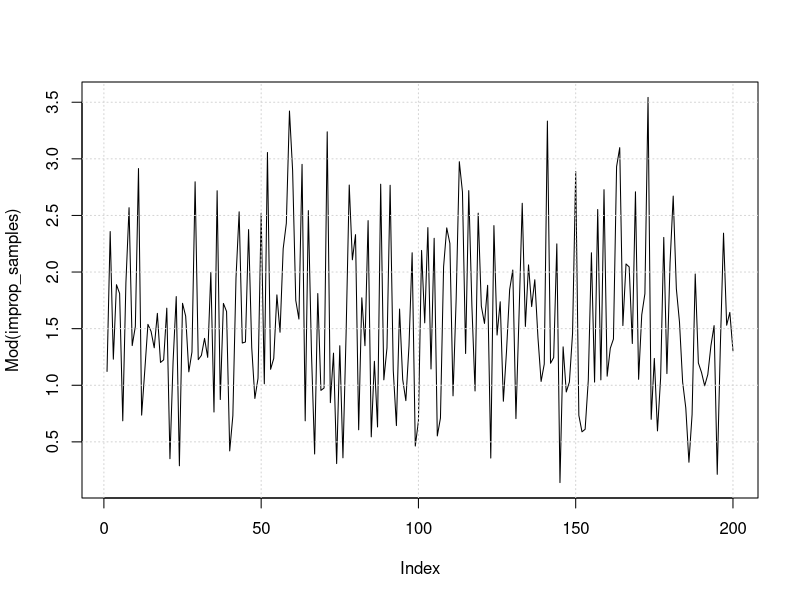
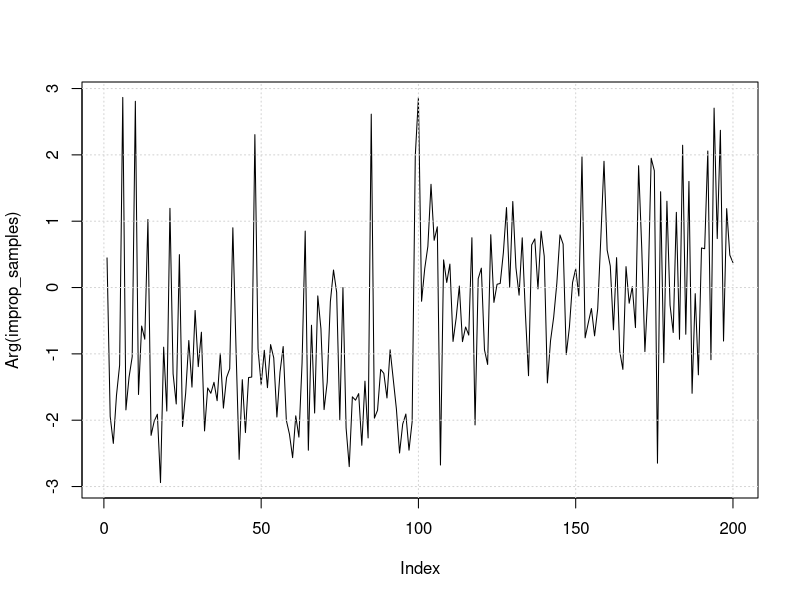
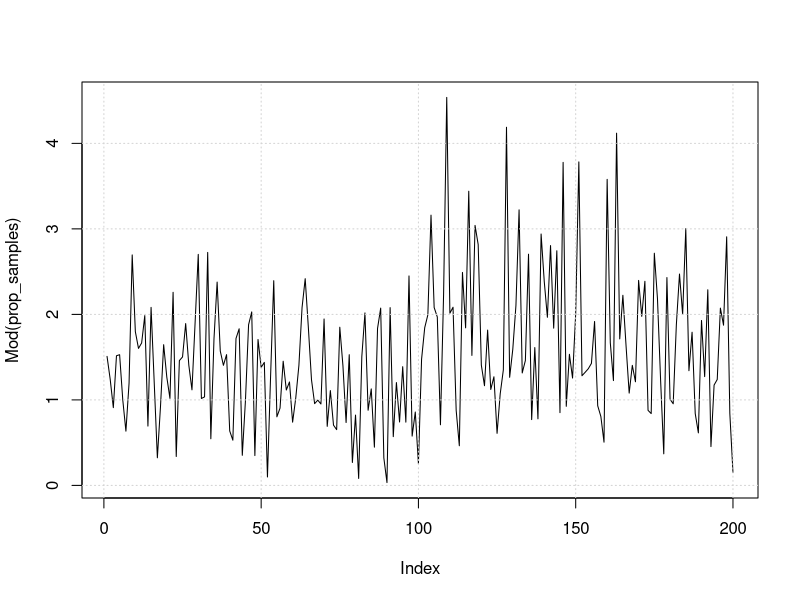
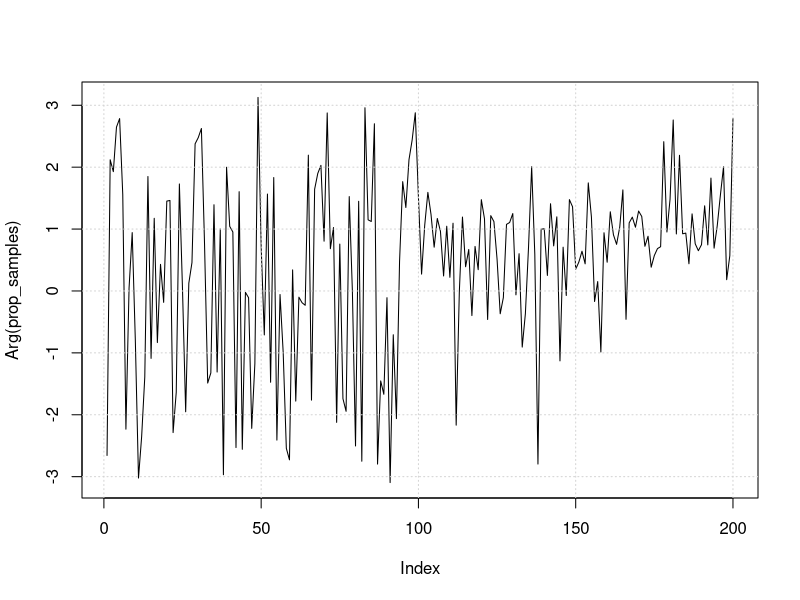
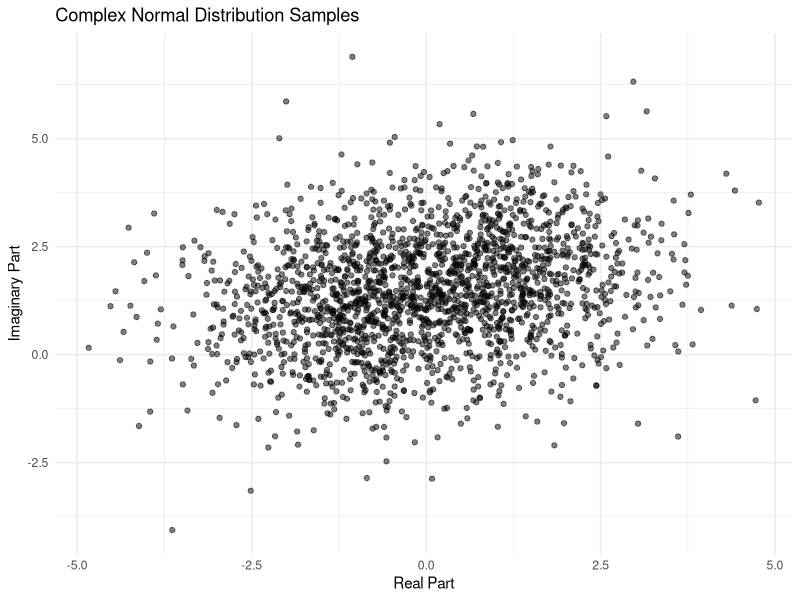
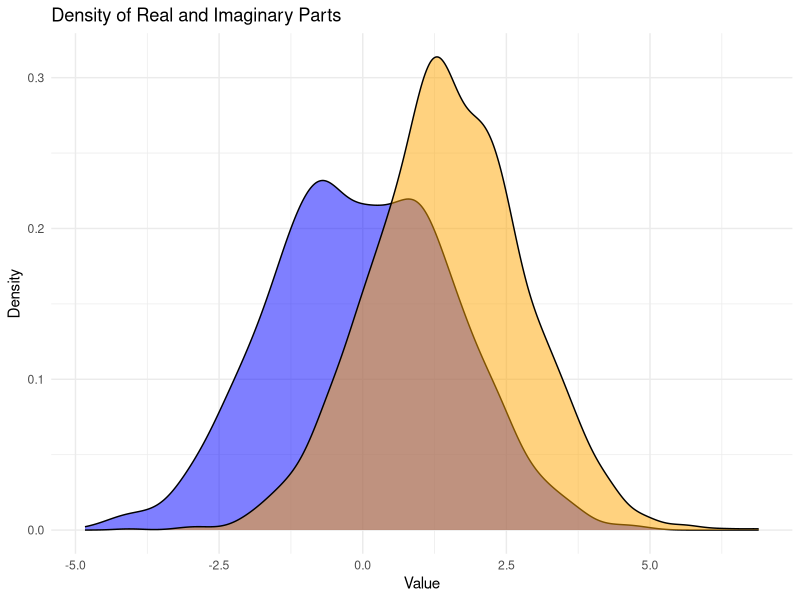

Source code (R) for these figures, in order: (Note: this script raises an error after producing the figures.)
generate_complex_vector <- function(n,
                                    real_mean = 0,
                                    real_cov = NULL,
                                    imag_mean = 0,
                                    imag_cov = NULL) {

  # Set default covariance matrices if not provided
  if (is.null(real_cov)) real_cov <- diag(length(real_mean))
  if (is.null(imag_cov)) imag_cov <- diag(length(imag_mean))

  # Generate real and imaginary parts
  real_part <- mvtnorm::rmvnorm(n, mean = real_mean, sigma = real_cov)
  imag_part <- mvtnorm::rmvnorm(n, mean = imag_mean, sigma = imag_cov)

  # Combine into complex vector
  complex_vector <- complex(real = real_part, imaginary = imag_part)

  return(complex_vector)
}


library(mvtnorm)

# Improper Case
n <- 100
real_mean <- c(0, 1)
imag_mean <- c(-1, 0)
real_cov <- matrix(c(1, 0.5, 0.5, 1), nrow = 2)
imag_cov <- matrix(c(1, -0.3, -0.3, 1), nrow = 2)

improp_samples <- generate_complex_vector(n,
                                   real_mean,
                                   real_cov,
                                   imag_mean,
                                   imag_cov)

plot(Mod(improp_samples), type="l")
grid()
plot(Arg(improp_samples), type="l")
grid()


# Proper Case
prop_samples <- generate_complex_vector(n,
                                          real_mean,
                                          real_cov,
                                          real_mean,
                                          real_cov)

plot(Mod(prop_samples), type="l")
grid()
plot(Arg(prop_samples), type="l")
grid()




generate_proper_complex_normal <- function(n_samples, mean, cov) {
  # Ensure mean is a complex vector
  if (!is.complex(mean)) stop("Mean must be a complex vector")

  # Dimension of the complex vector
  p <- length(mean)

  # Augmented covariance matrix
  augmented_cov <- rbind(
    cbind(cov, matrix(0, nrow = p, ncol = p)),
    cbind(matrix(0, nrow = p, ncol = p), cov)
  )

  # Generate augmented real samples
  augmented_samples <- MASS::mvrnorm(n_samples, mu = rep(0, 2 * p), Sigma = augmented_cov)

  # Split into real and imaginary parts
  real_part <- augmented_samples[, 1:p] + Re(mean)
  imag_part <- augmented_samples[, (p + 1):(2 * p)] + Im(mean)

  # Combine into complex samples
  complex_samples <- real_part + 1i * imag_part

  return(complex_samples)
}

# Load required libraries
library(MASS)   # For mvrnorm
library(ggplot2) # For visualization

# Define parameters
n_samples <- 1000
mean <- c(1 + 2i, -1 + 1i)    # Complex mean vector
cov <- matrix(c(1, 0.5,       # Covariance matrix for real and imaginary parts
                0.5, 2),
              nrow = 2)

# Generate samples
set.seed(42) # For reproducibility
Z <- generate_proper_complex_normal(n_samples, mean, cov)

# Extract real and imaginary parts
real_part <- Re(Z)
imag_part <- Im(Z)

# Create a data frame for visualization
data <- data.frame(
  Real = as.vector(real_part),
  Imaginary = as.vector(imag_part)
)

# Scatter plot of real vs imaginary parts
ggplot(data, aes(x = Real, y = Imaginary)) +
  geom_point(alpha = 0.5) +
  theme_minimal() +
  labs(title = "Complex Normal Distribution Samples",
       x = "Real Part",
       y = "Imaginary Part")

# Density plot of real and imaginary parts
ggplot(data) +
  geom_density(aes(x = Real), fill = "blue", alpha = 0.5) +
  geom_density(aes(x = Imaginary), fill = "orange", alpha = 0.5) +
  theme_minimal() +
  labs(title = "Density of Real and Imaginary Parts",
       x = "Value",
       y = "Density")



generate_improper_complex_normal <- function(n_samples, mean, cov, pseudo_cov) {
  # Ensure mean is a complex vector
  if (!is.complex(mean)) stop("Mean must be a complex vector")

  # Dimension of the complex vector
  p <- length(mean)

  # Construct augmented covariance matrix
  augmented_cov <- rbind(
    cbind(Re(cov + pseudo_cov), Im(pseudo_cov - 1i * cov)),
    cbind(Im(pseudo_cov + 1i * cov), Re(cov - pseudo_cov))
  )

  # Generate augmented real samples
  augmented_samples <- MASS::mvrnorm(n_samples, mu = rep(0, 2 * p), Sigma = augmented_cov)

  # Split into real and imaginary parts
  real_part <- augmented_samples[, 1:p] + Re(mean)
  imag_part <- augmented_samples[, (p + 1):(2 * p)] + Im(mean)

  # Combine into complex samples
  complex_samples <- real_part + 1i * imag_part

  return(complex_samples)
}


# Parameters for improper distribution
n_samples <- 1000
mean <- c(1 + 2i, -1 + 1i)    # Complex mean vector
cov <- matrix(c(1.0, 0.5+2i,       # Covariance matrix for real and imaginary parts
                0.5-2i, 2.0),
              nrow = 2)

pseudo_cov <- matrix(c(0.3, -0.1 + 0.4i,   # Pseudo-covariance matrix
                       -0.1 + 0.4i, -0.2),
                     nrow = 2)

# Generate improper samples
set.seed(42)
Z_improper <- generate_improper_complex_normal(n_samples, mean, cov, pseudo_cov)

# Extract real and imaginary parts
real_part_improper <- Re(Z_improper)
imag_part_improper <- Im(Z_improper)

# Create a data frame for visualization
data_improper <- data.frame(
  Real = as.vector(real_part_improper),
  Imaginary = as.vector(imag_part_improper)
)

# Scatter plot of real vs imaginary parts (improper case)
library(ggplot2)
ggplot(data_improper, aes(x = Real, y = Imaginary)) +
  geom_point(alpha = 0.5) +
  theme_minimal() +
  labs(title = "Improper Complex Normal Distribution Samples",
       x = "Real Part",
       y = "Imaginary Part")
